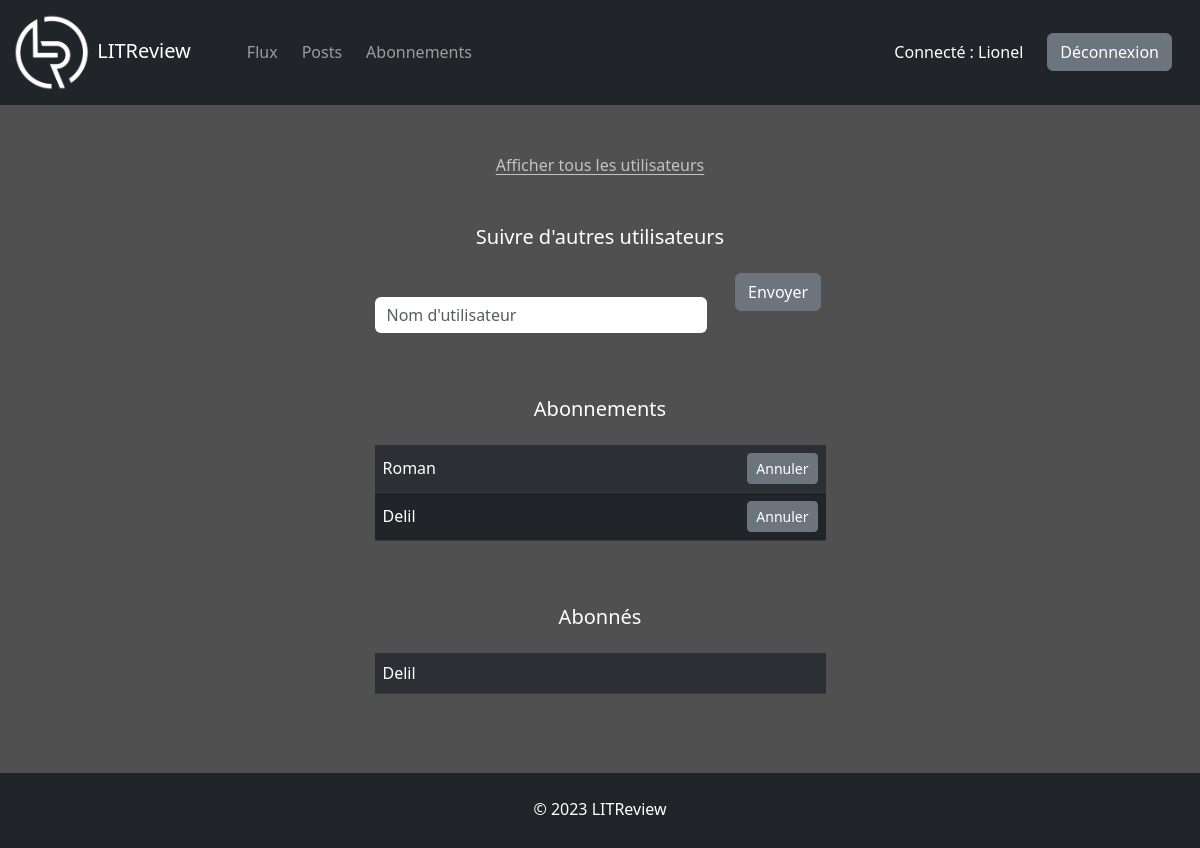
The page /abonnements/ (signed in) on the database as committed earlier.
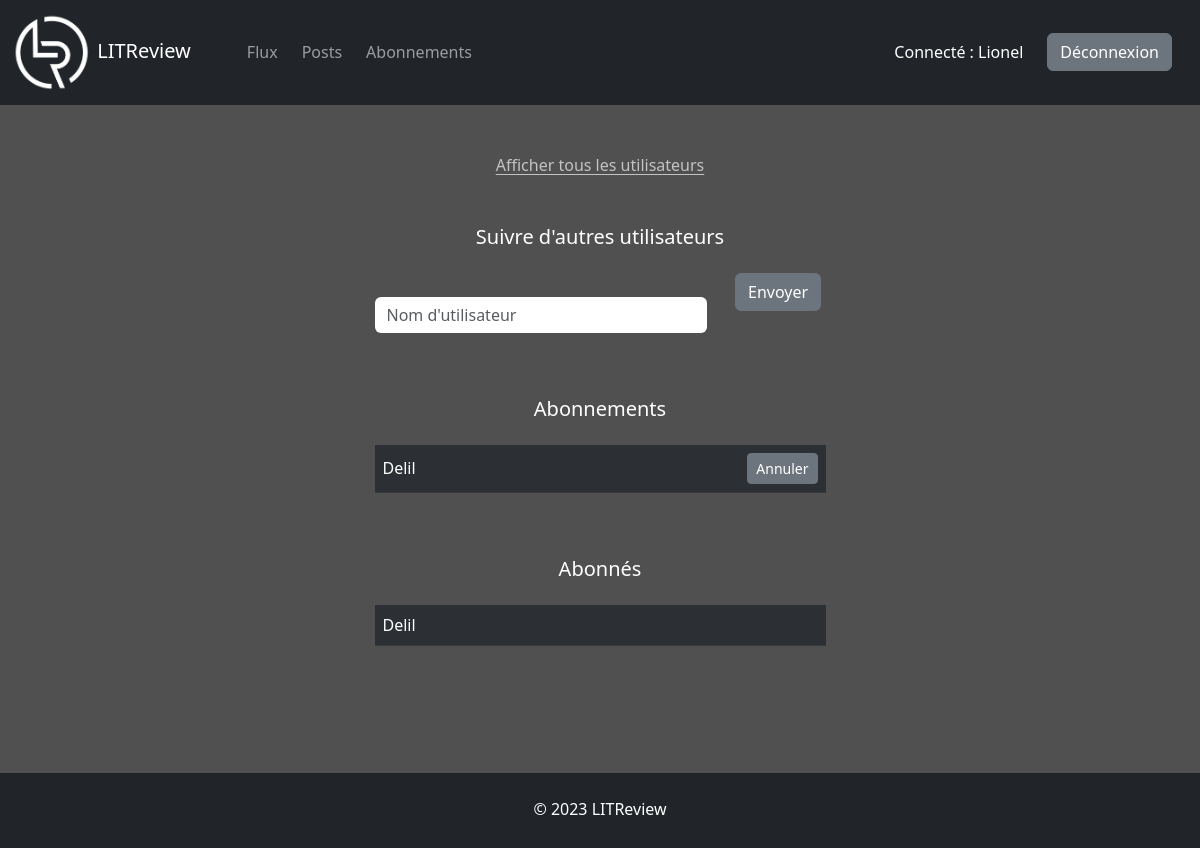
The same page on the database as committed later.
### accounts/models.py (models this page shows)
class User(AbstractUser):
    pass

### reviews/models.py (models this page shows, shortened)
class Subscription(models.Model):
    user = models.ForeignKey(to=settings.AUTH_USER_MODEL, on_delete=models.CASCADE, related_name="following")
    followed_user = models.ForeignKey(to=settings.AUTH_USER_MODEL, on_delete=models.CASCADE, related_name="followed_by")
    class Meta:
        unique_together = ["user", "followed_user"]

### reviews/views.py (the view, shortened to what this page needs)
# urls.py: path("abonnements/", views.subscriptions, name="subscriptions"),
@login_required
def subscriptions(request):
    form = SubscriptionForm()
    users = User.objects.all().order_by("username")
    context = {"form": form, "users": users, "error_message": None}
    return render(request, "reviews/subscriptions.html", context)

### reviews/forms.py
class SubscriptionForm(forms.Form):
    username = forms.CharField(label="", widget=forms.TextInput(attrs={"placeholder": "Nom d'utilisateur"}))

### reviews/templates/reviews/subscriptions.html (shortened to what this page needs)
{% extends "base.html" %}
{% load bootstrap5 %}
{% block content %}
<p class="text-center mb-5">
    <a href="#" data-bs-toggle="modal" data-bs-target="#user-list-modal">Afficher tous les utilisateurs</a>
</p>
<div class="row justify-content-center">
    <div class="col-sm-9 col-md-7 col-lg-6 col-xl-5 col-xxl-4">
        <h5 class="text-center text-white mb-4">Suivre d'autres utilisateurs</h5>
        <form method="POST">
            <div class="row">
                <div class="col-sm-9">
                    {% bootstrap_form form bound_css_class="" %}
                </div>
                <div class="col-sm-3 text-center">
                    <button class="btn btn-secondary" type="submit">Envoyer</button>
                </div>
            </div>
        </form>
    </div>
</div>
<div class="row justify-content-center">
    <div class="col-sm-9 col-md-7 col-lg-6 col-xl-5 col-xxl-4">
        <h5 class="text-center text-white mt-5 mb-4">Abonnements</h5>
        <table class="table table-dark table-striped">
            <tbody>
                {% for subscription in user.following.all %}
                <tr class="align-middle">
                    <td>{{ subscription.followed_user }}</td>
                    <td class="text-end">
                        <a class="btn btn-sm btn-secondary" href="{% url 'unsubscribe' subscription.followed_user.pk %}">Annuler</a>
                    </td>
                </tr>
                {% empty %}
                <p class="text-center"><small>Vous n'êtes abonné à aucun utilisateur.</small></p>
                {% endfor %}
            </tbody>
        </table>
    </div>
</div>
<div class="row justify-content-center">
    <div class="col-sm-9 col-md-7 col-lg-6 col-xl-5 col-xxl-4">
        <h5 class="text-center text-white mt-5 mb-4">Abonnés</h5>
        <table class="table table-dark table-striped">
            <tbody>
                {% for subscription in user.followed_by.all %}
                <tr>
                    <td>{{ subscription.user }}</td>
                </tr>
                {% empty %}
                <p class="text-center"><small>Vous n'avez aucun abonné.</small></p>
                {% endfor %}
            </tbody>
        </table>
    </div>
</div>
{% endblock content %}

### templates/base.html (shortened to what this page needs)
<!DOCTYPE html>
{% load static %}
<html lang="fr">
<head>
    <link
    href="https://cdn.jsdelivr.net/npm/bootstrap@5.3.0-alpha1/dist/css/bootstrap.min.css"
    rel="stylesheet"
>
    <link rel="stylesheet" href="{% static 'css/style.css' %}">
</head>
<body>
    <div id="main-container">
        <nav class="navbar navbar-dark bg-dark navbar-expand-lg" data-bs-theme="dark">
            <div class="container-fluid">
                <a class="navbar-brand me-5" href="">
                    <img id="logo" src="{% static 'img/logo.png' %}" alt="logo">
                    LITReview
                </a>
                {% if user.is_authenticated %}
                <div class="collapse navbar-collapse" id="navbar">
                    <ul class="navbar-nav me-auto mb-2 mb-lg-0">
                        <li>
                            <a class="nav-link me-2" href="{% url 'feed' %}">Flux</a>
                        </li>
                        <li>
                            <a class="nav-link me-2" href="{% url 'posts' %}">Posts</a>
                        </li>
                        <li>
                            <a class="nav-link me-2" href="{% url 'subscriptions' %}">Abonnements</a>
                        </li>
                    </ul>
                    <p class="text-white mt-3 me-4">Connecté : {{ user.username }}</p>
                    <a class="btn btn-secondary me-3 my-2" href="{% url 'logout' %}">Déconnexion</a>
                </div>
                {% endif %}
            </div>
        </nav>
        <div class="container mt-5">
            {% block content %}
            {% endblock content %}
        </div>
    </div>
    <footer class="bg-dark mt-5">
        <p class="text-white text-center pt-4">&copy; <span>{% now "Y" %}</span> LITReview</p>
    </footer>
</body>
</html>

### static/css/style.css (style rules this page uses)
body { background-color: rgb(80, 80, 80); }
#main-container { min-height: calc(100vh - 75px); }
footer { height: 75px; }
#logo { max-width: 80px; }
label, input { color: white; }
a { color: rgb(195, 195, 195); text-underline-offset: 3px; }
.form-control, .form-select { border: none; }

Rows that differ between the two databases and show on the page:
removed Subscription: followed_user "Roman", shown under "Abonnements"
